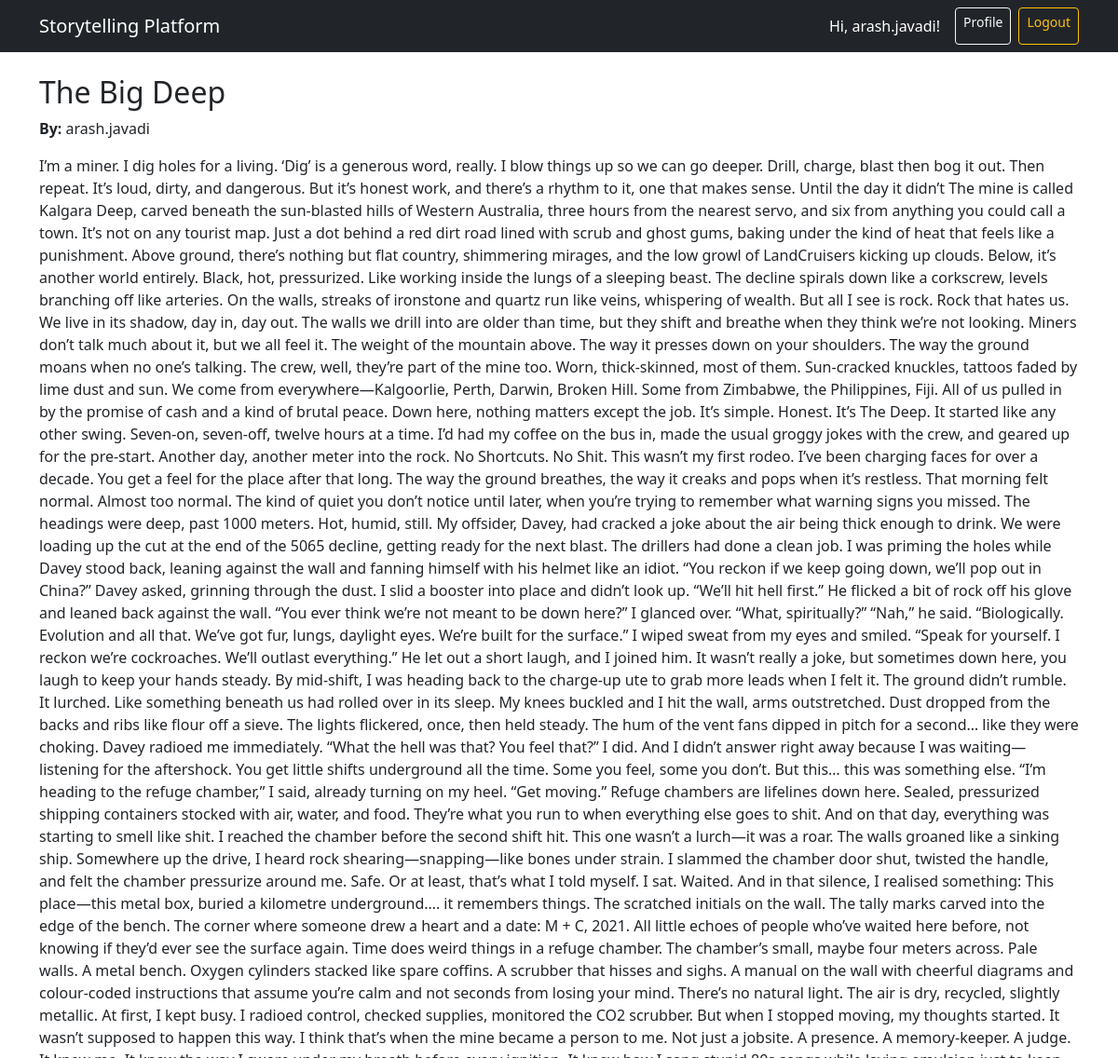
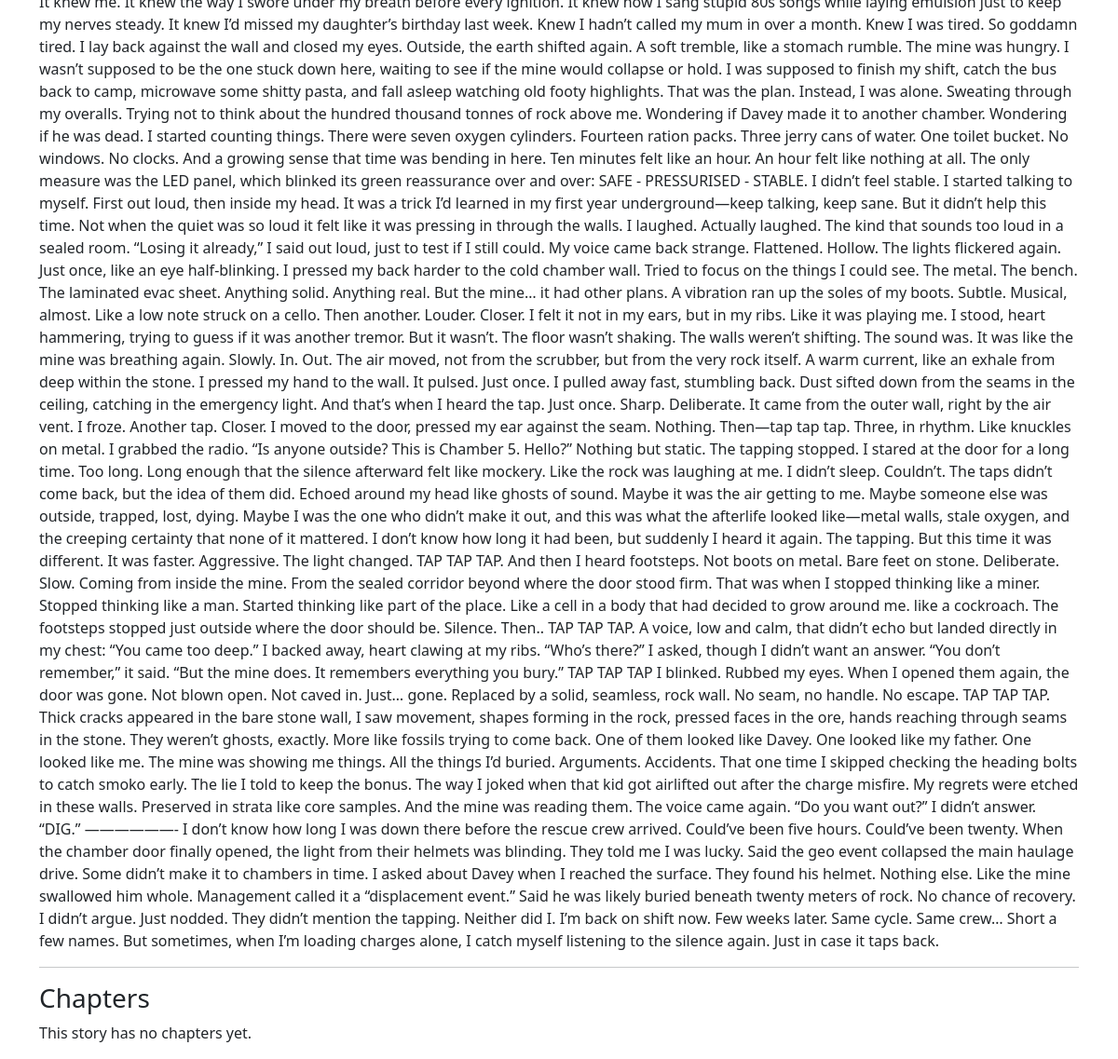
The app's page /story/2/ (signed in) with its own data (2 pictures, top to bottom).
### stories/models.py (models this page shows, shortened)
class Story(models.Model):
    title = models.CharField(max_length=200)
    description = models.TextField()
    author = models.ForeignKey(User, on_delete=models.CASCADE)
    is_public = models.BooleanField(default=True)
    allow_contributions = models.BooleanField(default=True)
    created_on = models.DateTimeField(auto_now_add=True)

### stories/views.py (the view)
# urls.py: path('story/<int:story_id>/', views.story_detail, name='story_detail'),
def story_detail(request, story_id):
    story = get_object_or_404(Story, id=story_id, is_public=True)
    root_chapters = story.chapters.filter(parent=None).order_by('created_on')
    branches = []
    for root in root_chapters:
        children = root.children.all()
        rated_children = children.annotate(avg_rating=Avg('ratings__value'))
        main_child = rated_children.order_by('-avg_rating').first() if children else None
        branches.append({
            'parent': root,
            'main': main_child,
            'alternatives': children,
        })
    return render(request, 'stories/story_detail.html', {
        'story': story,
        'branches': branches,
    })

### templates/stories/story_detail.html
{% extends "base.html" %}
{% block content %}
<h2>{{ story.title }}</h2>
<p><strong>By:</strong> {{ story.author.username }}</p>
<p>{{ story.description }}</p>
<hr>
<h3>Chapters</h3>
{% for chapter in chapters %}
<div class="card mb-4 {% if chapter == main_chapter %}border-primary{% endif %}">
    <div class="card-body">
        <h4 class="card-title">{{ chapter.title }}</h4>
        <p class="card-text">{{ chapter.content|linebreaks }}</p>
        <p class="text-muted"><em>By {{ chapter.author.username }}</em></p>
        {% if story.allow_contributions or story.author == user %}
        <a href="{% url 'chapter_create' story.id %}?parent={{ chapter.id }}" class="btn btn-outline-primary mt-2">
            ➕ Add your chapter to this story
        </a>
        {% endif %}
    </div>
</div>
{% empty %}
<p>This story has no chapters yet.</p>
{% endfor %}
{% endblock %}

### templates/base.html (shortened to what this page needs)
<!DOCTYPE html>
<html lang="en">
<head>
    <link href="https://cdn.jsdelivr.net/npm/bootstrap@5.3.0/dist/css/bootstrap.min.css" rel="stylesheet">
</head>
<body>
    <nav class="navbar navbar-expand-lg navbar-dark bg-dark mb-4">
        <div class="container">
            <a class="navbar-brand" href="/">Storytelling Platform</a>
            <div class="d-flex ms-auto">
                {% if user.is_authenticated %}
                <span class="navbar-text text-white me-3">Hi, {{ user.username }}!</span>
                <a href="{% url 'profile' %}" class="btn btn-outline-light btn-sm me-2">Profile</a>
                <a href="{% url 'logout' %}" class="btn btn-outline-warning btn-sm">Logout</a>
                {% else %}
                <a href="{% url 'login' %}" class="btn btn-outline-light btn-sm me-2">Login</a>
                <a href="{% url 'register' %}" class="btn btn-success btn-sm">Register</a>
                {% endif %}
            </div>
        </div>
    </nav>
    <div class="container">
        {% block content %}
        {% endblock %}
    </div>
</body>
</html>

### records on screen
Story: title "The Big Deep", author.username "arash.javadi", description "I’m a miner. I dig holes for a living. ‘Dig’ is a generous word, really. I blow things up so we can go deeper. Drill, charge, blast then bog it out. Then repeat. It’s loud, dirty, and dangerous. But it’s honest work, and there’s a rhythm to it, one that makes sense. Until the day it didn’t The mine is called Kalgara Deep, carved beneath the sun-blasted hills of Western Australia, three hours from the nearest servo, and six from anything you could call a town. It’s not on any tourist map. Just a dot behind a red dirt road lined with scrub and ghost gums, baking under the kind of heat that feels like a punishment. Above ground, there’s nothing but flat country, shimmering mirages, and the low…"

### other values on screen
{{ user.username }} "arash.javadi"
